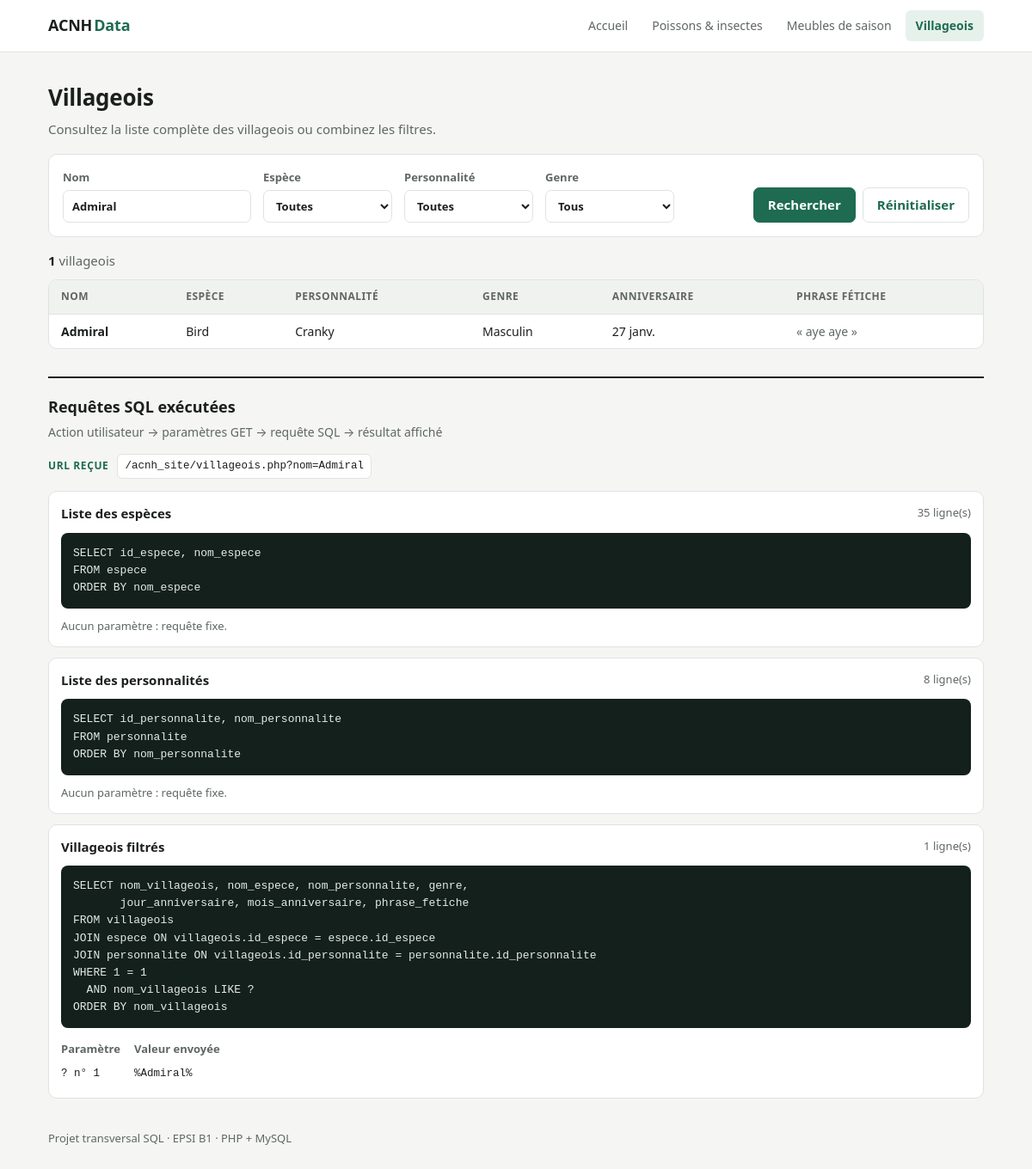
/villageois.php?nom=Admiral, run on the app's committed database.
### tables this page shows
CREATE TABLE villageois (
  id_villageois            INT         NOT NULL AUTO_INCREMENT,
  id_espece                INT         NOT NULL,
  id_personnalite          INT         NOT NULL,
  nom_villageois           VARCHAR(30) NOT NULL,
  genre                    VARCHAR(10) NOT NULL,
  sous_type                CHAR(1)     NOT NULL,
  jour_anniversaire        INT         NOT NULL,
  mois_anniversaire        INT         NOT NULL,
  phrase_fetiche           VARCHAR(50) NOT NULL,
  chanson_preferee         VARCHAR(50) NOT NULL,
  citation_preferee        TEXT        NOT NULL,
  version_ajout_villageois VARCHAR(10) NOT NULL,
  nom_fichier_villageois   VARCHAR(20) NOT NULL,
  PRIMARY KEY (id_villageois),
  UNIQUE (nom_villageois),
  FOREIGN KEY (id_espece) REFERENCES espece (id_espece),
  FOREIGN KEY (id_personnalite) REFERENCES personnalite (id_personnalite),
  CHECK (genre IN ('Male', 'Female')),
  CHECK (jour_anniversaire BETWEEN 1 AND 31 AND mois_anniversaire BETWEEN 1 AND 12)
);

CREATE TABLE espece (
  id_espece  INT         NOT NULL AUTO_INCREMENT,
  nom_espece VARCHAR(30) NOT NULL,
  PRIMARY KEY (id_espece),
  UNIQUE (nom_espece)
);

CREATE TABLE personnalite (
  id_personnalite  INT         NOT NULL AUTO_INCREMENT,
  nom_personnalite VARCHAR(20) NOT NULL,
  PRIMARY KEY (id_personnalite),
  UNIQUE (nom_personnalite)
);

### villageois.php (the view, shortened to what this page needs)
<?php
require_once 'config.php';
require_once 'includes/fonctions.php';
$sql_especes = "SELECT id_espece, nom_espece
FROM espece
ORDER BY nom_espece";
$requete = $dbh->prepare($sql_especes);
$requete->execute();
$especes = $requete->fetchAll(PDO::FETCH_ASSOC);
if (isset($_GET['nom']) && is_string($_GET['nom'])) {
    $nom = trim($_GET['nom']);
} else {
    $nom = '';
}
$sql = "SELECT nom_villageois, nom_espece, nom_personnalite, genre,
       jour_anniversaire, mois_anniversaire, phrase_fetiche
FROM villageois
JOIN espece ON villageois.id_espece = espece.id_espece
JOIN personnalite ON villageois.id_personnalite = personnalite.id_personnalite
WHERE 1 = 1";
$valeurs = [];
if ($nom != '') {
    $sql = $sql . "\n  AND nom_villageois LIKE ?";
    $valeurs[] = '%' . $nom . '%';
}
$sql = $sql . "\nORDER BY nom_villageois";
$requete = $dbh->prepare($sql);
$requete->execute($valeurs);
$villageois = $requete->fetchAll(PDO::FETCH_ASSOC);
$noms_mois = [1 => 'janv.', 2 => 'févr.', 3 => 'mars', 4 => 'avr.', 5 => 'mai', 6 => 'juin',
              7 => 'juil.', 8 => 'août', 9 => 'sept.', 10 => 'oct.', 11 => 'nov.', 12 => 'déc.'];
include 'includes/header.php';
?>
<div class="page-head">
    <h1>Villageois</h1>
    <p>Consultez la liste complète des villageois ou combinez les filtres.</p>
</div>
<form class="filters" method="get">
    <label>Nom
        <input type="text" name="nom" value="<?php echo htmlspecialchars($nom); ?>" placeholder="ex. Bob">
    </label>
    <label>Espèce
        <select name="espece">
            <option value="toutes">Toutes</option>
        </select>
    </label>
    <label>Personnalité
        <select name="personnalite">
            <option value="toutes">Toutes</option>
        </select>
    </label>
    <label>Genre
        <select name="genre">
            <option value="tous">Tous</option>
        </select>
    </label>
    <div class="actions">
        <button type="submit">Rechercher</button>
        <a class="btn-ghost" href="villageois.php?nom=&espece=toutes&personnalite=toutes&genre=tous">Réinitialiser</a>
    </div>
</form>
<p class="count"><strong><?php echo count($villageois); ?></strong> villageois</p>
<div class="table-wrap">
    <table class="data">
        <thead><tr><th>Nom</th><th>Espèce</th><th>Personnalité</th><th>Genre</th><th>Anniversaire</th><th>Phrase fétiche</th></tr></thead>
        <tbody>
        <?php
        foreach ($villageois as $ligne) {
            if ($ligne['genre'] == 'Male') {
                $genre_affiche = 'Masculin';
            } else {
                $genre_affiche = 'Féminin';
            }
            echo "<tr>
                <td class='strong'>" . htmlspecialchars($ligne['nom_villageois']) . "</td>
                <td>" . htmlspecialchars($ligne['nom_espece']) . "</td>
                <td>" . htmlspecialchars($ligne['nom_personnalite']) . "</td>
                <td>$genre_affiche</td>
                <td>" . $ligne['jour_anniversaire'] . " " . $noms_mois[$ligne['mois_anniversaire']] . "</td>
                <td class='muted'>« " . htmlspecialchars($ligne['phrase_fetiche']) . " »</td>
            </tr>";
        }
        ?>
        </tbody>
    </table>
</div>
<section class="sql-panel" id="sql">
    <div class="sql-head">
        <h2>Requêtes SQL exécutées</h2>
        <p>Action utilisateur → paramètres GET → requête SQL → résultat affiché</p>
    </div>
    <div class="sql-url">
        <span>URL reçue</span>
        <code><?php echo htmlspecialchars($_SERVER['REQUEST_URI']);  ?></code>
    </div>
    <?php
    afficherRequete('Liste des espèces', $sql_especes, [], count($especes));
    afficherRequete('Villageois filtrés', $sql, $valeurs, count($villageois));
    ?>
</section>
<?php include 'includes/footer.php'; ?>

### includes/fonctions.php (shortened to what this page needs)
<?php
function afficherRequete($titre, $sql, $valeurs, $nb_lignes)
{
    echo "<article class='sql-card'>";
    echo "<header><strong>" . htmlspecialchars($titre) . "</strong>";
    echo "<span class='sql-meta'>$nb_lignes ligne(s)</span></header>";
    echo "<pre>" . htmlspecialchars($sql) . "</pre>";
    if (count($valeurs) == 0) {
        echo "<p class='no-param'>Aucun paramètre : requête fixe.</p>";
    } else {
        echo "<table class='params'>";
        echo "<thead><tr><th>Paramètre</th><th>Valeur envoyée</th></tr></thead>";
        echo "<tbody>";
        $numero = 1;
        foreach ($valeurs as $valeur) {
            echo "<tr><td><code>? n° $numero</code></td><td><code>" . htmlspecialchars($valeur) . "</code></td></tr>";
            $numero = $numero + 1;
        }
        echo "</tbody></table>";
    }
    echo "</article>";
}

### assets/style.css (style rules this page uses)
:root { --bg: #f5f6f4; --surface: #ffffff; --ink: #1b1f1d; --muted: #5f6763; --line: #dfe3e0; --accent: #1e6b52; --accent-soft: #e6f1ec; --code-bg: #14201b; --code-ink: #e3ebe7; --kw: #7fd1ae; --param: #f2c46b; --radius: 10px; }
* { box-sizing: border-box; }
body { margin: 0; background: var(--bg); color: var(--ink); font: 15px/1.55 system-ui, -apple-system, "Segoe UI", Roboto, sans-serif; }
.page-head { padding: 32px 0 16px; }
.page-head h1 { margin: 0 0 6px; font-size: 26px; letter-spacing: -.01em; }
.page-head p { margin: 0; color: var(--muted); max-width: 720px; }
.filters { display: flex; flex-wrap: wrap; gap: 14px; align-items: flex-end; background: var(--surface); border: 1px solid var(--line); border-radius: var(--radius); padding: 16px; margin-bottom: 16px; }
.filters label { display: flex; flex-direction: column; gap: 5px; font-size: 13px; font-weight: 600; color: var(--muted); }
.filters select, .filters input { font: inherit; color: var(--ink); min-width: 150px; padding: 8px 10px; border: 1px solid var(--line); border-radius: 7px; background: #fff; }
.actions { display: flex; gap: 8px; margin-left: auto; }
button, .btn-ghost { font: inherit; font-weight: 600; padding: 8px 16px; border-radius: 7px; cursor: pointer; text-decoration: none; display: inline-block; }
button { background: var(--accent); color: #fff; border: 1px solid var(--accent); }
.btn-ghost { background: transparent; color: var(--accent); border: 1px solid var(--line); }
.count { color: var(--muted); margin: 0 0 10px; }
.count strong { color: var(--ink); }
.table-wrap { background: var(--surface); border: 1px solid var(--line); border-radius: var(--radius); overflow-x: auto; max-height: 560px; overflow-y: auto; }
table.data { width: 100%; border-collapse: collapse; font-size: 14px; }
table.data th { position: sticky; top: 0; background: #f0f2f0; text-align: left; font-size: 12px; text-transform: uppercase; letter-spacing: .04em; color: var(--muted); padding: 10px 14px; border-bottom: 1px solid var(--line); }
table.data td { padding: 9px 14px; border-bottom: 1px solid var(--line); white-space: nowrap; }
table.data tr:last-child td { border-bottom: 0; }
.strong { font-weight: 600; }
.muted { color: var(--muted); }
.sql-panel { margin: 32px 0 8px; border-top: 2px solid var(--ink); padding-top: 20px; }
.sql-head h2 { margin: 0; font-size: 18px; }
.sql-head p { margin: 4px 0 14px; color: var(--muted); font-size: 14px; }
.sql-url { display: flex; gap: 10px; align-items: center; flex-wrap: wrap; margin-bottom: 14px; font-size: 13px; }
.sql-url span { font-weight: 700; text-transform: uppercase; letter-spacing: .05em; color: var(--accent); font-size: 12px; }
.sql-url code { background: var(--surface); border: 1px solid var(--line); padding: 4px 8px; border-radius: 6px; word-break: break-all; }
.sql-card { background: var(--surface); border: 1px solid var(--line); border-radius: var(--radius); padding: 14px; margin-bottom: 12px; }
.sql-card header { display: flex; justify-content: space-between; gap: 10px; flex-wrap: wrap; margin-bottom: 10px; }
.sql-meta { color: var(--muted); font-size: 13px; }
.sql-card pre { margin: 0; background: var(--code-bg); color: var(--code-ink); padding: 14px; border-radius: 8px; overflow-x: auto; font: 13px/1.55 ui-monospace, Consolas, "Courier New", monospace; }
table.params { margin-top: 10px; border-collapse: collapse; font-size: 13px; }
table.params th { text-align: left; color: var(--muted); font-weight: 600; padding: 4px 16px 4px 0; }
table.params td { padding: 3px 16px 3px 0; }
code { font-family: ui-monospace, Consolas, monospace; font-size: 12.5px; }
.no-param { margin: 10px 0 0; color: var(--muted); font-size: 13px; }

### data on the page
villageois: nom_villageois "Admiral", id_espece.nom_espece "Bird", id_personnalite.nom_personnalite "Cranky", genre "Masculin", jour_anniversaire "27", mois_anniversaire "janv.", phrase_fetiche "aye aye", mois_anniversaire "1"

### other printed values
count($villageois) "1"
$_SERVER['REQUEST_URI'] "/acnh_site/villageois.php?nom=Admiral"
$titre "Liste des espèces Liste des personnalités Villageois filtrés"
$nb_lignes "35 8"
$valeur "%Admiral%"
